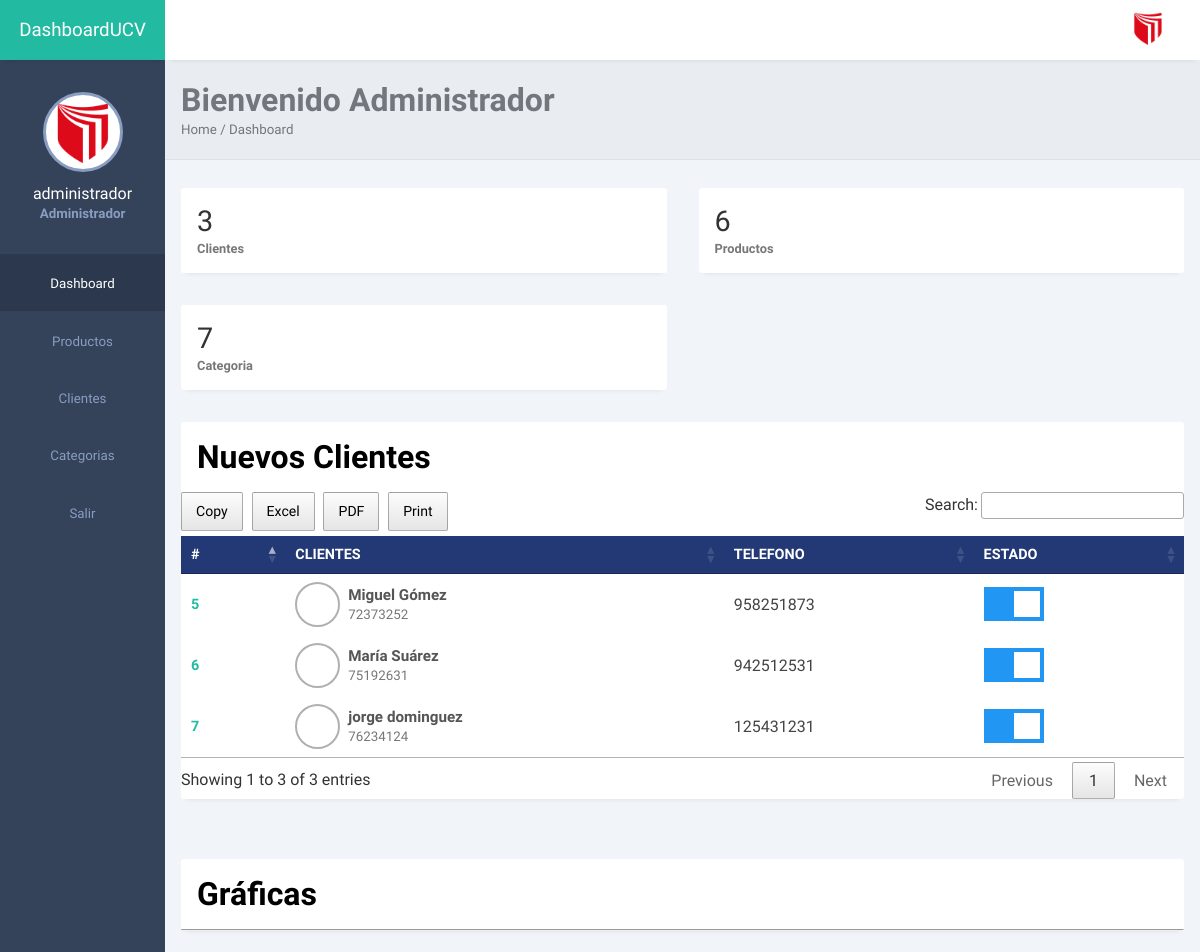
The page /frontend/administrador/escritorio.php (signed in) on the database its author committed.
### tables this page shows
CREATE TABLE `clientes` (
  `idcli` int(11) NOT NULL,
  `tipd` varchar(25) NOT NULL,
  `nudoc` char(8) NOT NULL,
  `nocl` varchar(35) NOT NULL,
  `apcl` varchar(35) NOT NULL,
  `telfcl` char(9) NOT NULL,
  `state` char(1) NOT NULL,
  `username` varchar(15) NOT NULL,
  `password` varchar(255) NOT NULL,
  `rol` char(1) NOT NULL,
  `fere` timestamp NOT NULL DEFAULT current_timestamp() ON UPDATE current_timestamp()
);

### frontend/administrador/escritorio.php (the view, shortened to what this page needs)
<?php if (isset($_SESSION['id'])) { ?>
    <!DOCTYPE html>
    <html lang="es">
    <head>
        <link rel="stylesheet" href="../../backend/css/admin.css">
        <link rel="stylesheet" href="https://maxst.icons8.com/vue-static/landings/line-awesome/line-awesome/1.3.0/css/line-awesome.min.css">
        <link rel="stylesheet" type="text/css" href="../../backend/css/datatable.css">
        <link rel="stylesheet" type="text/css" href="../../backend/css/buttonsdataTables.css">
        <link rel="stylesheet" type="text/css" href="../../backend/css/font.css">
    </head>
    <body>
        <div class="sidebar">
            <div class="side-header">
                <h3>Dashboard<span>UCV</span></h3>
            </div>
            <div class="side-content">
                <div class="profile">
                    <div class="profile-img bg-img" style="background-image: url(../../backend/img/logoucv.jpeg)"></div>
                    <h4><?php echo $_SESSION['username']; ?></h4>
                    <small><?php echo '<strong>' . $_SESSION['nombre'] . '</strong>'; ?></small>
                </div>
                <div class="side-menu">
                    <ul>
                        <li>
                            <a href="escritorio.php" class="active">
                                <small>Dashboard</small>
                            </a>
                        </li>
                        <li>
                            <a href="../productos/mostrar.php">
                                <small>Productos</small>
                            </a>
                        </li>
                        <li>
                            <a href="../clientes/mostrar.php">
                                <small>Clientes</small>
                            </a>
                        </li>
                        <li>
                            <a href="../categorias/mostrar.php">
                                <small>Categorias</small>
                            </a>
                        </li>
                        <li>
                            <a href="../salir.php">
                                <small>Salir</small>
                            </a>
                        </li>
                    </ul>
                </div>
            </div>
        </div>
        <div class="main-content">
            <header>
                <div class="header-content">
                    <div class="header-menu">
                        <div class="user">
                            <div class="bg-img" style="background-image: url(../../backend/img/logoucv.jpeg)"></div>
                        </div>
                    </div>
                </div>
            </header>
            <main>
                <div class="page-header">
                    <h1>Bienvenido <?php echo '<strong>' . $_SESSION['nombre'] . '</strong>'; ?></h1>
                    <small>Home / Dashboard</small>
                </div>
                <div class="page-content">
                    <div class="analytics">
                        <div class="card">
                            <div class="card-head">
                                <?php
                                require_once('../../backend/config/Conexion.php');
                                $sql = "SELECT COUNT(*) total FROM clientes";
                                $result = $connect->query($sql);
                                $total = $result->fetchColumn();
                                ?>
                                <h2><?php echo  $total; ?></h2>
                            </div>
                            <div class="card-progress">
                                <small>Clientes</small>
                            </div>
                        </div>
                        <div class="card">
                            <div class="card-head">
                                <?php
                                $sql = "SELECT COUNT(*) total FROM productos";
                                $result = $connect->query($sql);
                                $total = $result->fetchColumn();
                                ?>
                                <h2><?php echo  $total; ?></h2>
                            </div>
                            <div class="card-progress">
                                <small>Productos</small>
                            </div>
                        </div>
                        <div class="card">
                            <div class="card-head">
                                <?php
                                $sql = "SELECT COUNT(*) total FROM categoria";
                                $result = $connect->query($sql);
                                $total = $result->fetchColumn();
                                ?>
                                <h2><?php echo  $total; ?></h2>
                            </div>
                            <div class="card-progress">
                                <small>Categoria</small>
                            </div>
                        </div>
                    </div>
                    <div class="records table-responsive">
                        <div class="record-header">
                            <h1>Nuevos Clientes</h1>
                        </div>
                        <div>
                            <?php
                            $sentencia = $connect->prepare("SELECT * FROM clientes ORDER BY idcli DESC;");
                            $sentencia->execute();
                            $data =  array();
                            if ($sentencia) {
                                while ($r = $sentencia->fetchObject()) {
                                    $data[] = $r;
                                }
                            }
                            ?>
                            <?php if (count($data) > 0): ?>
                                <table width="100%" id="example">
                                    <thead>
                                        <tr>
                                            <th>#</th>
                                            <th><span class="las la-sort"></span> CLIENTES</th>
                                            <th><span class="las la-sort"></span> TELEFONO</th>
                                            <th><span class="las la-sort"></span> ESTADO</th>
                                        </tr>
                                    </thead>
                                    <tbody>
                                        <?php foreach ($data as $d): ?>
                                            <tr>
                                                <td><?php echo $d->idcli ?></td>
                                                <td>
                                                    <div class="client">
                                                        <div class="client-img bg-img" style="background-image: url(../../backend/img/pablo.jpg)"></div>
                                                        <div class="client-info">
                                                            <h4><?php echo $d->nocl ?>&nbsp;<?php echo $d->apcl ?></h4>
                                                            <small><?php echo $d->nudoc ?></small>
                                                        </div>
                                                    </div>
                                                </td>
                                                <td>
                                                    <?php echo $d->telfcl ?>
                                                </td>
                                                <td>
                                                    <label class="switch">
                                                        <span class="slider"></span>
                                                    </label>
                                                </td>
                                            </tr>
                                        <?php endforeach; ?>
                                    </tbody>
                                </table>
                            <?php endif; ?>
                        </div>
                    </div>
                    <br>
                </div>
                <div class="page-content">
                    <div class="records table-responsive">
                        <div class="record-header">
                            <h1>Gráficas</h1>
                        </div>
                        <div>
                            <hr>
                        </div>
                    </div>
                </div>
            </main>
        </div>
    </body>
    </html>
<?php } else {
    header('Location: ../login.php');
} ?>

### backend/css/admin.css (style rules this page uses)
:root { --main-color: #22BAA0; --color-dark: #34425A; --text-grey: #B0B0B0; }
* { margin: 0; padding: 0; text-decoration: none; list-style-type: none; box-sizing: border-box; font-family: 'Lexend Deca', sans-serif; }
.sidebar { position: fixed; height: 100%; width: 165px; left: 0; bottom: 0; top: 0; z-index: 100; background: var(--color-dark); transition: left 300ms; }
.side-header { box-shadow: 0px 5px 5px -5px rgb(0 0 0 /10%); background: var(--main-color); height: 60px; display: flex; justify-content: center; align-items: center; }
.side-header h3, side-head span { color: #fff; font-weight: 400; }
.side-content { height: calc(100vh - 60px); overflow: auto; }
.profile { text-align: center; padding: 2rem 0rem; }
.bg-img { background-repeat: no-repeat; background-size: cover; border-radius: 50%; background-size: cover; }
.profile-img { height: 80px; width: 80px; display: inline-block; margin: 0 auto .5rem auto; border: 3px solid #899DC1; }
.profile h4 { color: #fff; font-weight: 500; }
.profile small { color: #899DC1; font-weight: 600; }
.side-menu ul { text-align: center; }
.side-menu a { display: block; padding: 1.2rem 0rem; }
.side-menu a.active { background: #2B384E; }
.side-menu a.active span, .side-menu a.active small { color: #fff; }
.side-menu a span, .side-menu a small { color: #899DC1; }
.main-content { margin-left: 165px; width: calc(100% - 165px); transition: margin-left 300ms; }
header { position: fixed; right: 0; top: 0; left: 165px; z-index: 100; height: 60px; box-shadow: 0px 5px 5px -5px rgb(0 0 0 /10%); background: #fff; transition: left 300ms; }
.header-content, .header-menu { display: flex; align-items: center; }
.header-content { justify-content: space-between; padding: 0rem 1rem; }
.header-menu { justify-content: flex-end; padding-top: .5rem; }
.user { display: flex; align-items: center; }
.user div, .client-img { height: 40px; width: 40px; margin-right: 1rem; }
main { margin-top: 60px; }
.page-header { padding: 1.3rem 1rem; background: #E9edf2; border-bottom: 1px solid #dee2e8; }
.page-header h1, .page-header small { color: #74767d; }
.page-content { padding: 1.3rem 1rem; background: #f1f4f9; }
.analytics { display: grid; grid-template-columns: repeat(4, 1fr); grid-gap: 2rem; margin-top: .5rem; margin-bottom: 2rem; }
.card { box-shadow: 0px 5px 5px -5px rgb(0 0 0 / 10%); background: #fff; padding: 1rem; border-radius: 3px; }
.card-head { display: flex; justify-content: space-between; align-items: center; }
.card-head h2 { color: #333; font-size: 1.8rem; font-weight: 500; }
.card-progress small { color: #777; font-size: .8rem; font-weight: 600; }
.records { box-shadow: 0px 5px 5px -5px rgb(0 0 0 / 10%); background: #fff; border-radius: 3px; }
.record-header { padding: 1rem; display: flex; justify-content: space-between; align-items: center; }
.table-responsive { width: 100%; overflow: auto; }
table { border-collapse: collapse; }
table thead tr { background: #233975; }
table thead th { padding: 1rem 0rem; text-align: left; color: #fff; font-size: .9rem; }
table thead th:first-child { padding-left: 1rem; }
table tbody td { padding: 1rem 0rem; color: #444; }
table tbody td:first-child { padding-left: 1rem; color: var(--main-color); font-weight: 600; font-size: .9rem; }
table tbody tr { border-bottom: 1px solid #dee2e8; }
.client { display: flex; align-items: center; }
.client-img { margin-right: .5rem; border: 2px solid #b0b0b0; height: 45px; width: 45px; }
.client-info h4 { color: #555; font-size: .95rem; }
.client-info small { color: #777; }
@media only screen and (max-width: 1200px) { .analytics { grid-template-columns: repeat(2, 1fr); } }
.switch { position: relative; display: inline-block; width: 60px; height: 34px; }
.slider { position: absolute; cursor: pointer; top: 0; left: 0; right: 0; bottom: 0; background-color: #ccc; -webkit-transition: .4s; transition: .4s; }
.slider:before { position: absolute; content: ""; height: 26px; width: 26px; left: 4px; bottom: 4px; background-color: white; -webkit-transition: .4s; transition: .4s; }
input:checked + .slider { background-color: #2196F3; }
input:checked + .slider:before { -webkit-transform: translateX(26px); -ms-transform: translateX(26px); transform: translateX(26px); }

### rows shown on the page
clientes: idcli "7", nocl "jorge", apcl "dominguez", nudoc "76234124", telfcl "125431231"
clientes: idcli "6", nocl "María", apcl "Suárez", nudoc "75192631", telfcl "942512531"
clientes: idcli "5", nocl "Miguel", apcl "Gómez", nudoc "72373252", telfcl "958251873"

### other values the page prints
$_SESSION['username'] "administrador"
$_SESSION['nombre'] "Administrador"
$total "3"
$total "6"
$total "7"
